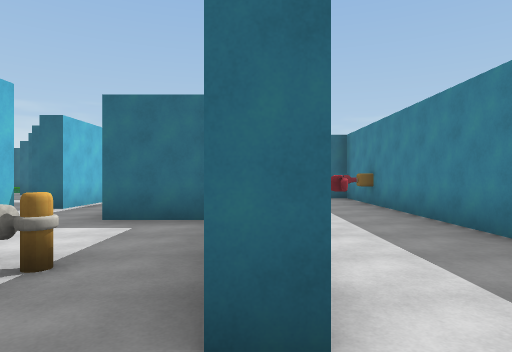
[1] (above)

24 first-person views from a walk through a scene from a Unity 3-D project. The camera is 1.4 m above the floor, looks level and sees 75° across. The floor is counted in squares, 2 m on a side. Each view is taken from the middle of a square. On the plan, view 1 faces up. The plan holds only what a view shows up to about 10 squares ahead; the rest is blank. The player is left out.

[2]
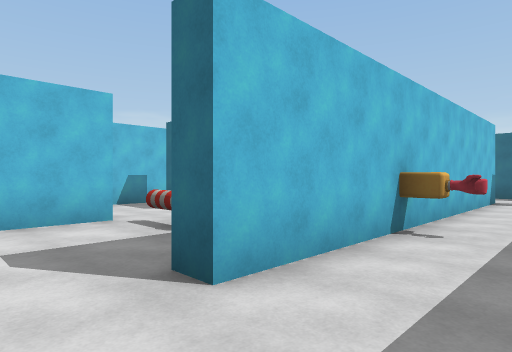

[3]
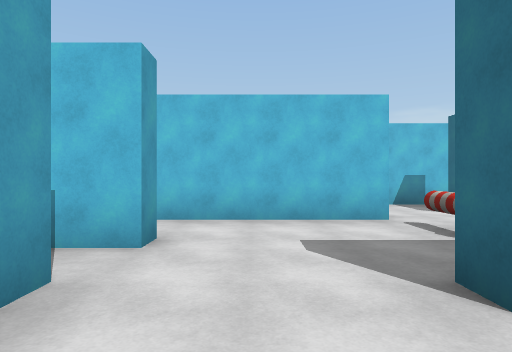

[4]
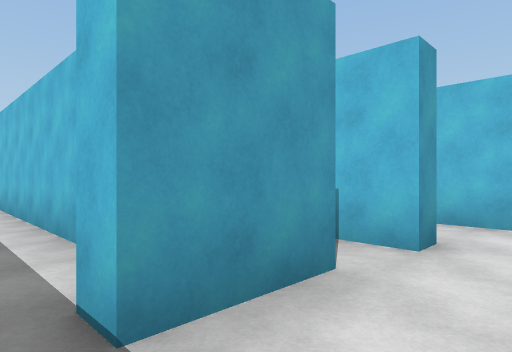

[5]
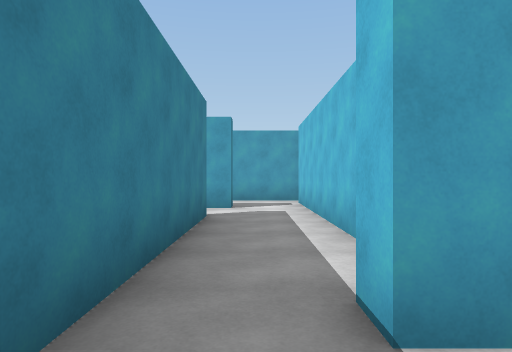

[6]
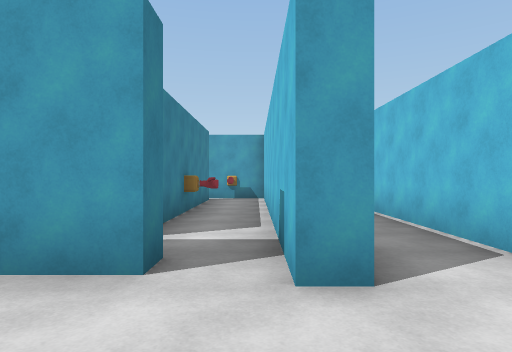

[7]
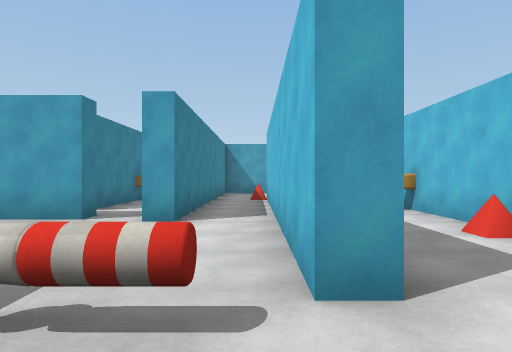

[8]
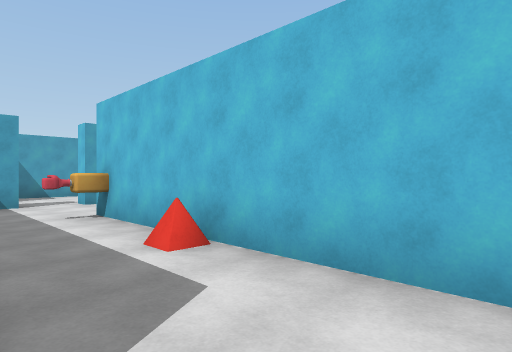

[9]
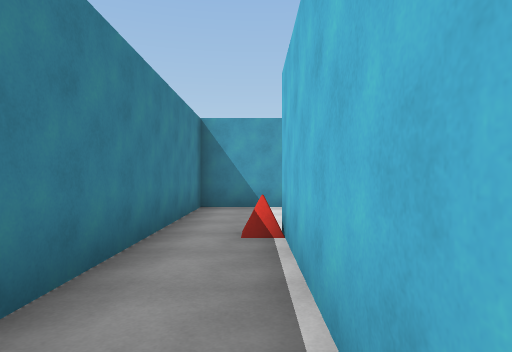

[10]
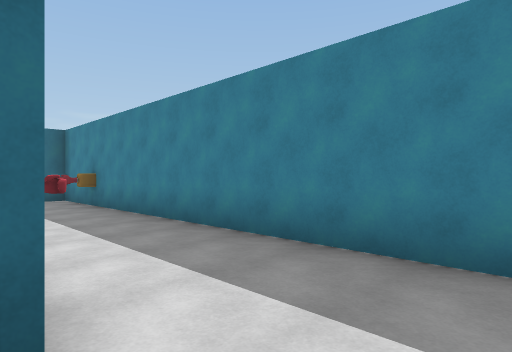

[11]
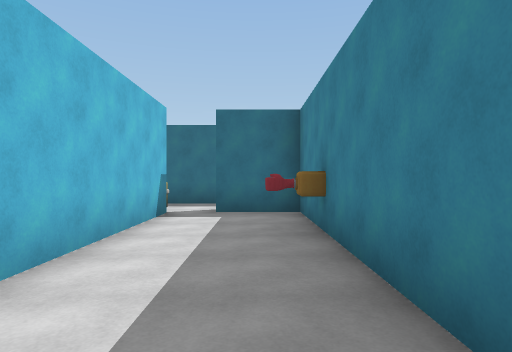

[12]
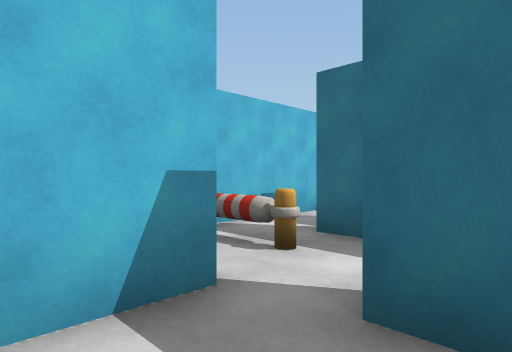

[13]
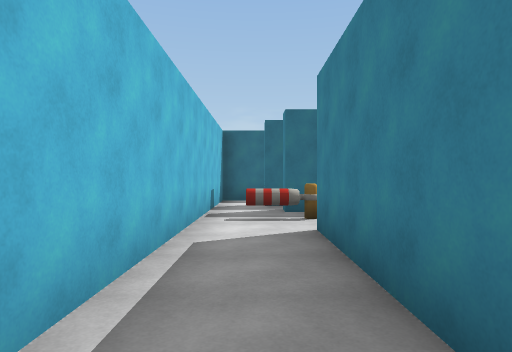

[14]
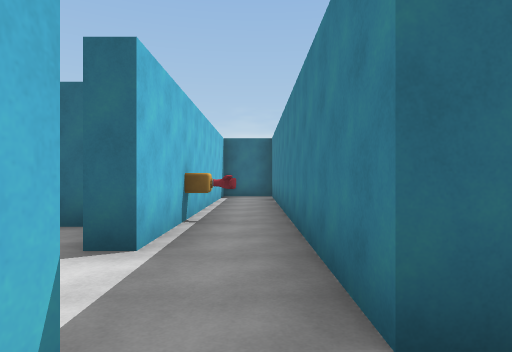

[15]
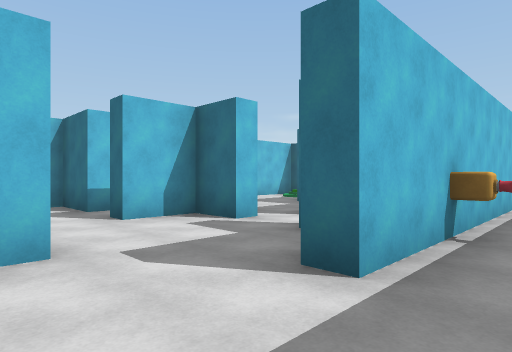

[16]
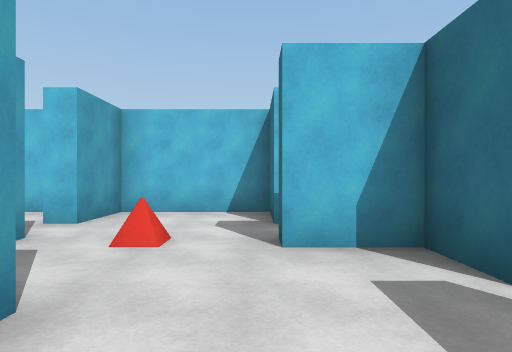

[17]
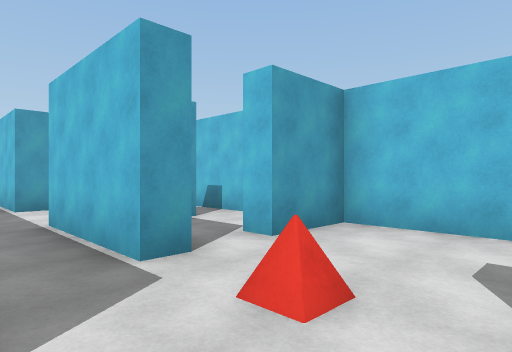

[18]
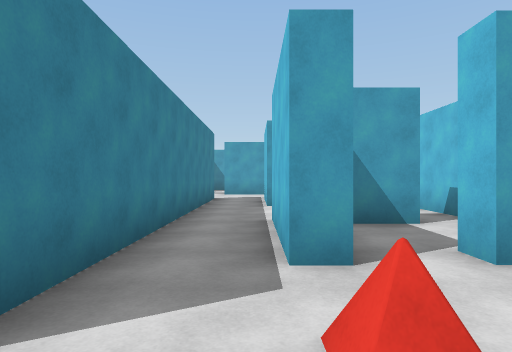

[19]
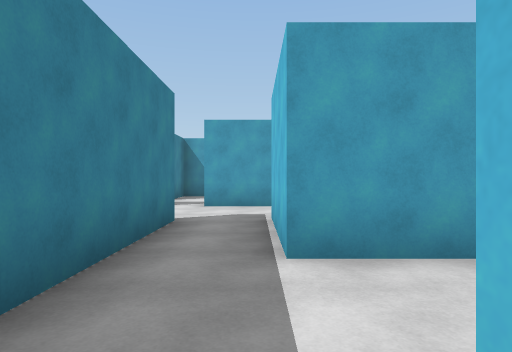

[20]
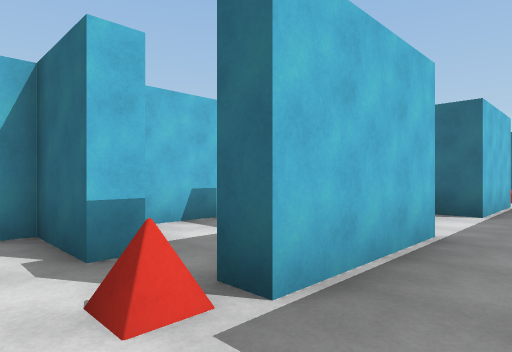

[21]
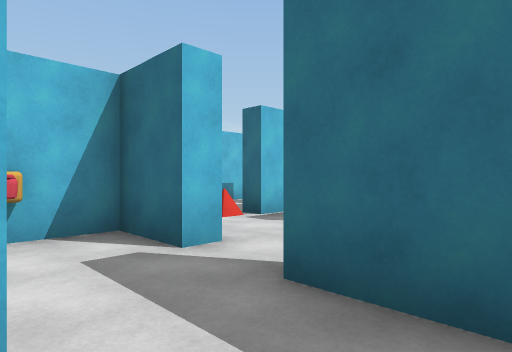

[22]
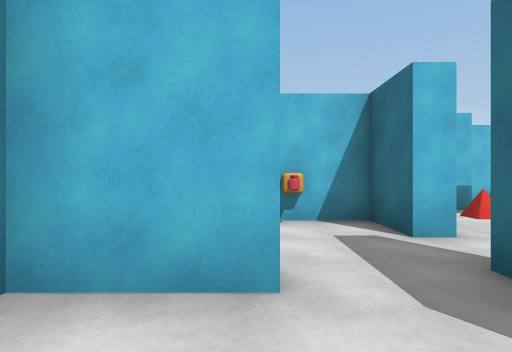

[23]
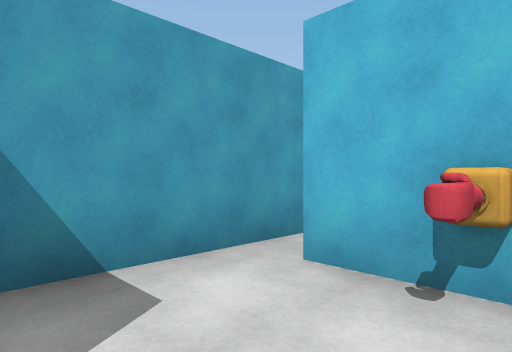

[24]
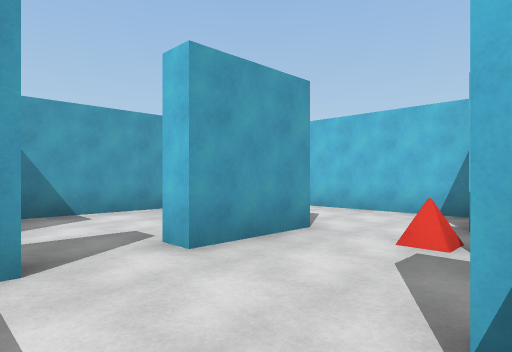

### Floor plan
Points are (right, up) in squares from view 1. A wall is a line through its corners. A room is listed if a view was taken in it or the views show most of it. See-through windows are left out.
Room 1 (views 1, 2, 3, 4, 5, 6, 7, 10, 11, 12, 14)
walls: (-0.8, 5.3) (-2.4, 5.3); (2.9, 0.4) (2.9, 10.5) (1.1, 10.5); (-3.3, 2.1) (-3.3, -1.6); (-0.2, -1.4) (1.4, -1.4) (1.4, -1.9); (-1.8, -1.1) (-1.3, -1.1); (0.9, -3.6) (0.9, -8.8); (0.3, 10.4) (0.3, 1.3) (-0.2, 1.3); (2.9, -5.9) (2.9, -1.1); (1, 12.5) (-0.4, 12.5); (2.5, -7.8) (2.5, -7.3) (3.1, -7.3)
ways out: opening at (-4, 3) to room 2; opening at (-3, -2) to room 3; opening at (0, 11.5) to room 4; opening at (-3, 5) to room 5; opening at (-1, -1) to room 8; gap at (1, -3) to room 8; opening at (2, -8); opening at (3, -6.5)
objects: other object (-2, 3); other object (0, 11); machine (1, 4)
Room 2 (views 8, 24)
walls: (-3.9, 2.1) (-3.3, 2.1); (-6.2, 4.4) (-6.2, -2.1)
ways out: opening at (-4, 3) to room 1; opening at (-6, 4) to room 5; opening at (-7, -4.5) to room 6; opening at (-6, -6) to room 7
objects: machine (-6, -3); pyramid (-6, 0)
Room 3 (views 9, 21, 22)
walls: (-5, -7.8) (-5, -9.5) (-1.8, -9.5) (-1.8, -1.1); (-3.3, -1.6) (-3.3, -6.2)
ways out: opening at (-3, -2) to room 1; opening at (-5, -7) to room 7
objects: pyramid (-3, -6)
Room 4 (view 13)
walls: (-0.4, 12.5) (-0.4, 13); (-0.2, 7) (-0.2, 10.4); (-0.4, 13.7) (-0.9, 13.7); (-1.9, 14.5) (-1.9, 7.1)
ways out: opening at (0, 11.5) to room 1; opening at (-1, 13.5)
Room 5 (views 15, 16, 17, 18)
walls: (-6.2, 5.9) (-6.2, 4.4); (-6.7, 4.4) (-6.7, 5.4); (-8.9, 4.4) (-8.3, 4.4); (-5.4, 8.6) (-5.9, 8.6); (-7.1, 9.2) (-7.1, 8.6) (-8.3, 8.6) (-8.3, 7.1) (-8.9, 7.1); (-9.9, 7.8) (-9.9, 7.1) (-11.5, 7.1); (-4.1, 8.6) (-4.1, 7.1) (-4.6, 7.1); (-2.4, 5.3) (-2.4, 8.5); (-11.5, 7.4) (-11.5, 4.4) (-9.9, 4.4)
ways out: opening at (-3, 5) to room 1; opening at (-6, 4) to room 2; opening at (-8, 4) to room 6; gap at (-10, 4) to room 9; opening at (-3, 8) to room 10; opening at (-6, 9)
objects: pyramid (-9, 6)
Room 6 (views 19, 20)
walls: (-8.3, -0.8) (-8.3, -3.6) (-8.9, -3.6); (-6.7, -3.2) (-6.7, 4.4); (-9.9, -3.5) (-9.9, -4.1); (-8.8, -5.7) (-6.8, -5.7); (-8.3, 4.4) (-8.3, 1.6); (-9.9, 4.4) (-9.9, 3.9)
ways out: opening at (-7, -4.5) to room 2; opening at (-8, 4) to room 5; opening at (-9.5, 0.5) to room 9; opening at (-9, -5)
objects: pyramid (-9, -4)
Room 7 (view 23)
walls: (-6.8, -5.7) (-6.8, -6.3) (-8.3, -6.3) (-8.3, -8.8); (-4.1, -6.3) (-5.5, -6.3)
ways out: opening at (-6, -6) to room 2; opening at (-5, -7) to room 3; opening at (-6.5, -8) to room 11
objects: machine (-8, -7)
Room 8 (no view inside)
walls: (0.4, -5.1) (0.4, -3); (0.4, -8.8) (0.4, -6.6); (-0.2, -1.9) (-0.2, -1.4); (-1.3, -1.1) (-1.3, -8.1)
ways out: opening at (-1, -1) to room 1; gap at (1, -3) to room 1; opening at (1, -9)
objects: machine (0, -6)
Room 9 (no view inside)
walls: (-9.9, -0.8) (-8.3, -0.8); (-10.5, 2.1) (-9.4, 2.1); (-8.3, 1.6) (-9, 1.6); (-11.5, 2.9) (-11.5, -2.8)
ways out: gap at (-10, 4) to room 5; opening at (-9.5, 0.5) to room 6
Room 10 (no view inside)
walls: (-4.1, 13.9) (-4.1, 8.6); (-2.4, 8.5) (-2.4, 13.6)
ways out: opening at (-3, 8) to room 5
Room 11 (no view inside)
walls: (-7.5, -9.5) (-6.1, -9.5)
ways out: opening at (-6.5, -8) to room 7; opening at (-8.5, -9)

Where each view was taken, in squares from view 1:
view 1: 0 up, 0 right, facing up
view 2: 0 up, 2 right, facing up-left
view 3: 0 up, 2 right, facing left
view 4: 0 up, 2 right, facing down-left
view 5: 0 up, 2 right, facing down
view 6: 1 up, 1 left, facing down
view 7: 4 up, 3 left, facing down
view 8: 3 up, 4 left, facing down-left
view 9: 2 down, 3 left, facing down
view 10: 0 up, 0 right, facing up-right
view 11: 4 up, 2 right, facing up
view 12: 9 up, 2 right, facing up-left
view 13: 6 up, 1 left, facing up
view 14: 4 up, 3 left, facing up
view 15: 5 up, 3 left, facing up-left
view 16: 7 up, 5 left, facing left
view 17: 7 up, 7 left, facing down-left
view 18: 7 up, 8 left, facing down
view 19: 2 up, 8 left, facing down
view 20: 5 down, 7 left, facing up-left
view 21: 8 down, 4 left, facing up-left
view 22: 8 down, 3 left, facing left
view 23: 7 down, 6 left, facing down-left
view 24: 3 down, 5 left, facing down-left
